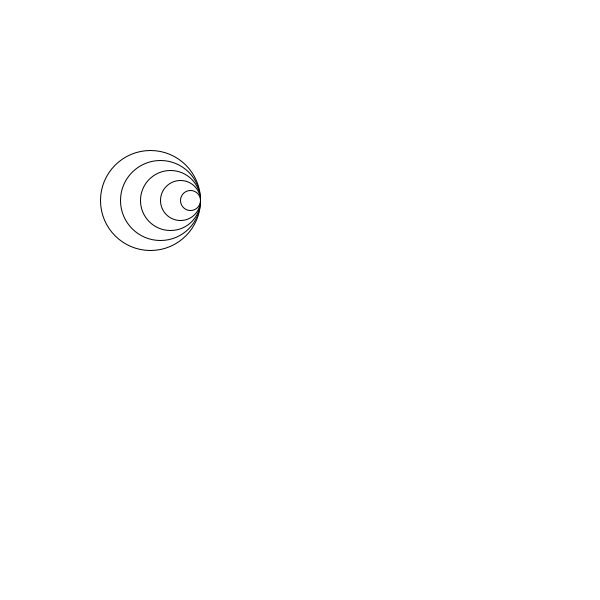
Frame 1 (no input)
Frame 60 (the mouse pressed at the canvas centre just before this capture): identical to frame 1, image omitted
Frame 120 (the mouse held since frame 60 and released just before this capture): identical to frame 1, image omitted

The Processing sketch that drew this single still picture (run headless with seeded random() and noise(); from frame 60 on, the mouse is pressed at the canvas centre):

// Processing sketch: sketch_9_6
// ── sketch_9_6.pde


void setup (){
  size (600,600);
}

void draw(){
  background(255,255,255);
  int sizeC = 100;
  for(int i = 0; i < 5; i++){
    
    ellipse(200 - sizeC/2,200,sizeC,sizeC);
    sizeC -=20;
  }
}
